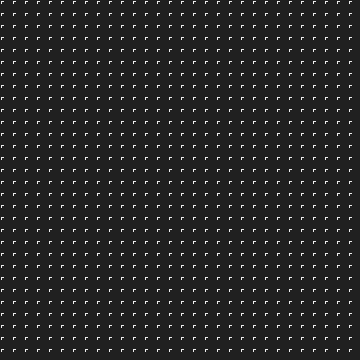

This is a level from a 2D game, rendered from its Tiled map with the project's own tilesets. A one-line summary and the map file follow, with tile-layer data summarised:
An orthogonal 30x30 tile map with 12x12 px tiles, 6 tile layers (BG, BG Shadow, MG, MG Shadow, ...) and 26 objects (6x fighter, 6x healer, 6x caster, forest, forest2, ...).

<map version="1.2" tiledversion="1.2.1" orientation="orthogonal" renderorder="right-down" width="30" height="30" tilewidth="12" tileheight="12" infinite="0" nextlayerid="14" nextobjectid="29">
 <tileset firstgid="1" name="overworld(day)-Master" tilewidth="12" tileheight="12" tilecount="1296" columns="36">
  <image source="../image/overworld(day)-Master.png" trans="ff00ff" width="432" height="432" />
 </tileset>
 <layer id="1" name="BG" width="30" height="30">
  <data>[900 cells, 900 non-empty, 10 distinct tile ids]</data>
 </layer>
 <layer id="12" name="BG Shadow" width="30" height="30">
  <data>[900 cells, 0 non-empty, 0 distinct tile ids]</data>
 </layer>
 <layer id="6" name="MG" width="30" height="30">
  <data>[900 cells, 0 non-empty, 0 distinct tile ids]</data>
 </layer>
 <layer id="7" name="MG Shadow" width="30" height="30">
  <data>[900 cells, 0 non-empty, 0 distinct tile ids]</data>
 </layer>
 <layer id="13" name="FG" width="30" height="30">
  <data>[900 cells, 0 non-empty, 0 distinct tile ids]</data>
 </layer>
 <layer id="8" name="Walkable" width="30" height="30">
  <data>[900 cells, 900 non-empty, 1 distinct tile ids]</data>
 </layer>
 <objectgroup id="2" name="NPCs-Objects" />
 <objectgroup id="3" name="Terrain">
  <object id="21" name="forest" x="0" y="0">
   <properties>
    <property name="terrain" value="type=FOREST" />
   </properties>
   <polyline points="24,168 96,168 96,240 24,240 24,168" />
  </object>
  <object id="22" name="forest2" x="0" y="0">
   <properties>
    <property name="terrain" value="type=FOREST" />
   </properties>
   <polyline points="120,168 192,168 192,240 168,240 168,192 144,192 144,216 168,216 168,240 120,240 120,168" />
  </object>
  <object id="23" name="hills" x="0" y="0">
   <properties>
    <property name="terrain" value="type=HILLS" />
   </properties>
   <polyline points="240,168 288,168 288,240 240,240 240,168" />
  </object>
  <object id="24" name="hills2" x="0" y="0">
   <properties>
    <property name="terrain" value="type=HILLS" />
   </properties>
   <polyline points="144,192 168,192 168,216 144,216 144,192" />
  </object>
  <object id="25" name="water" x="0" y="0">
   <properties>
    <property name="terrain" value="type=WATER" />
   </properties>
   <polyline points="312,168 360,168 360,216 312,216 312,168" />
  </object>
  <object id="26" name="grass" x="0" y="0">
   <properties>
    <property name="terrain" value="type=GRASS" />
   </properties>
   <polyline points="0,0 360,0 360,168 312,168 312,216 360,216 360,360 288,360 288,168 240,168 240,240 288,240 288,360 192,360 192,168 120,168 120,240 192,240 192,360 96,360 96,168 24,168 24,240 96,240 96,360 0,360 0,0" />
  </object>
 </objectgroup>
 <objectgroup id="4" name="Battle">
  <object id="1" name="fighter" x="0" y="0">
   <properties>
    <property name="enemy" value="ai=fighter vision=0 aiapproach=wait enemyid=Darkling Ooze unit=0" />
   </properties>
   <polyline points="0,0 0,24 24,24 24,0 0,0" />
  </object>
  <object id="2" name="healer" x="0" y="0">
   <properties>
    <property name="enemy" value="ai=cleric vision=0 aiapproach=wait enemyid=Reyval Medic unit=0" />
   </properties>
   <polyline points="144,0 144,24 168,24 168,0 144,0" />
  </object>
  <object id="3" name="caster" x="0" y="0">
   <properties>
    <property name="enemy" value="ai=wizard vision=0 aiapproach=wait enemyid=Erium Mage unit=0" />
   </properties>
   <polyline points="312,0 312,24 336,24 336,0 312,0" />
  </object>
  <object id="4" name="fighter" x="24" y="0">
   <properties>
    <property name="enemy" value="ai=fighter vision=0 aiapproach=wait enemyid=Darkling Ooze unit=0" />
   </properties>
   <polyline points="0,0 0,24 24,24 24,0 0,0" />
  </object>
  <object id="5" name="fighter" x="0" y="24">
   <properties>
    <property name="enemy" value="ai=fighter vision=0 aiapproach=wait enemyid=Darkling Ooze unit=0" />
   </properties>
   <polyline points="0,0 0,24 24,24 24,0 0,0" />
  </object>
  <object id="6" name="fighter" x="24" y="24">
   <properties>
    <property name="enemy" value="ai=fighter vision=0 aiapproach=wait enemyid=Darkling Ooze unit=0" />
   </properties>
   <polyline points="0,0 0,24 24,24 24,0 0,0" />
  </object>
  <object id="7" name="fighter" x="48" y="0">
   <properties>
    <property name="enemy" value="ai=fighter vision=0 aiapproach=wait enemyid=Darkling Ooze unit=0" />
   </properties>
   <polyline points="0,0 0,24 24,24 24,0 0,0" />
  </object>
  <object id="8" name="fighter" x="48" y="24">
   <properties>
    <property name="enemy" value="ai=fighter vision=0 aiapproach=wait enemyid=Darkling Ooze unit=0" />
   </properties>
   <polyline points="0,0 0,24 24,24 24,0 0,0" />
  </object>
  <object id="9" name="healer" x="24" y="0">
   <properties>
    <property name="enemy" value="ai=cleric vision=0 aiapproach=wait enemyid=Reyval Medic unit=0" />
   </properties>
   <polyline points="144,0 144,24 168,24 168,0 144,0" />
  </object>
  <object id="10" name="healer" x="48" y="0">
   <properties>
    <property name="enemy" value="ai=cleric vision=0 aiapproach=wait enemyid=Reyval Medic unit=0" />
   </properties>
   <polyline points="144,0 144,24 168,24 168,0 144,0" />
  </object>
  <object id="12" name="caster" x="-24" y="0">
   <properties>
    <property name="enemy" value="ai=wizard vision=0 aiapproach=wait enemyid=Erium Mage unit=0" />
   </properties>
   <polyline points="312,0 312,24 336,24 336,0 312,0" />
  </object>
  <object id="14" name="caster" x="24" y="0">
   <properties>
    <property name="enemy" value="ai=wizard vision=0 aiapproach=wait enemyid=Erium Mage unit=0" />
   </properties>
   <polyline points="312,0 312,24 336,24 336,0 312,0" />
  </object>
  <object id="15" name="healer" x="0" y="24">
   <properties>
    <property name="enemy" value="ai=cleric vision=0 aiapproach=wait enemyid=Reyval Medic unit=0" />
   </properties>
   <polyline points="144,0 144,24 168,24 168,0 144,0" />
  </object>
  <object id="16" name="healer" x="24" y="24">
   <properties>
    <property name="enemy" value="ai=cleric vision=0 aiapproach=wait enemyid=Reyval Medic unit=0" />
   </properties>
   <polyline points="144,0 144,24 168,24 168,0 144,0" />
  </object>
  <object id="17" name="healer" x="48" y="24">
   <properties>
    <property name="enemy" value="ai=cleric vision=0 aiapproach=wait enemyid=Reyval Medic unit=0" />
   </properties>
   <polyline points="144,0 144,24 168,24 168,0 144,0" />
  </object>
  <object id="18" name="caster" x="0" y="24">
   <properties>
    <property name="enemy" value="ai=wizard vision=0 aiapproach=wait enemyid=Erium Mage unit=0" />
   </properties>
   <polyline points="312,0 312,24 336,24 336,0 312,0" />
  </object>
  <object id="19" name="caster" x="-24" y="24">
   <properties>
    <property name="enemy" value="ai=wizard vision=0 aiapproach=wait enemyid=Erium Mage unit=0" />
   </properties>
   <polyline points="312,0 312,24 336,24 336,0 312,0" />
  </object>
  <object id="20" name="caster" x="24" y="24">
   <properties>
    <property name="enemy" value="ai=wizard vision=0 aiapproach=wait enemyid=Erium Mage unit=0" />
   </properties>
   <polyline points="312,0 312,24 336,24 336,0 312,0" />
  </object>
 </objectgroup>
 <objectgroup id="5" name="Trigger Region">
  <object id="27" name="battlestart" x="0" y="0">
   <properties>
    <property name="start" value="exit=battlestart" />
   </properties>
   <polyline points="72,312 288,312 288,360 72,360 72,312" />
  </object>
  <object id="28" name="searchme" x="0" y="0">
   <properties>
    <property name="" value="" />
   </properties>
   <polyline points="336,336 360,336 360,360 336,360 336,336" />
  </object>
 </objectgroup>
</map>
